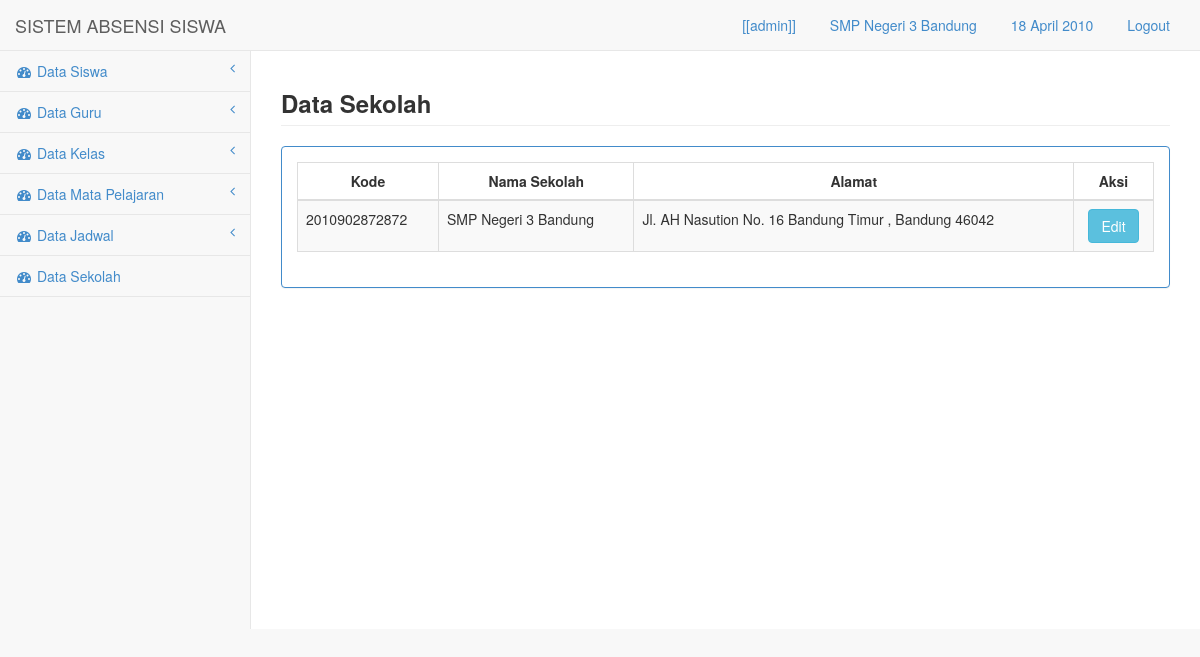
/media.php?module=sekolah (signed in), run on the app's committed database.
### tables this page shows
CREATE TABLE `sekolah` (
  `id` int(10) NOT NULL,
  `kode` varchar(50) NOT NULL,
  `nama` varchar(100) NOT NULL,
  `alamat` text NOT NULL
);

### config/fungsi.php (called while the page is built, shortened)
<?php
function tgl_ina($parameter){
$thn=substr($parameter,0,4);
$b=substr($parameter,5,2);
$tgl=substr($parameter,-2);
if($b==1) {$bln="Januari";}
else if($b==2) {$bln="Februari";}
else if($b==3) {$bln="Maret";}
else if($b==4) {$bln="April";}
$tanggal=$tgl . " ".$bln ." ".$thn;
return $tanggal;
}
?>

### module/sekolah/sekolah.php (the view, shortened to what this page needs)
            <div class="row">
                <div class="col-lg-12">
					<h3 class="page-header"><strong>Data Sekolah</strong></h3>
                </div>
            </div>
            <div class="row">
                <div class="col-lg-12">
                    <div class="panel panel-primary">
                        <div class="panel-body">
                            <div class="table-responsive">
                                <table class="table table-striped table-bordered table-hover">
                                    <thead>
                                        <tr>
                                            <th class="text-center">Kode</th>
                                            <th class="text-center">Nama Sekolah</th>
                                            <th class="text-center">Alamat</th>
                                            <th class="text-center">Aksi</th>
                                        </tr>
                                    </thead>
                                    <tbody>
<?php
	$sql=mysql_query("select * from sekolah");
	while($rs=mysql_fetch_array($sql)){
?>                                        <tr class="odd gradeX">
                                            <td><?php echo"$rs[kode]";  ?></td>
                                            <td ><?php echo"$rs[nama]";  ?></td>
                                            <td ><?php echo"$rs[alamat]";  ?></td>
                                        <td class="text-center"><a href="./././media.php?module=input_sekolah&act=edit_sekolah&id=<?php echo $rs['id'] ?>"><button type="button" class="btn btn-info">Edit</button></a></td>
                                        </tr>
<?php
}
?>
                                    </tbody>
                                </table>
                            </div>
                        </div>
                    </div>
                </div>
            </div>

### media.php (shortened to what this page needs)
<?php
if(!empty($_SESSION['nama'])){
$usre=$_SESSION['nama'];
$level=$_SESSION['level'];
$klss=$_SESSION['idk'];
$idd=$_SESSION['id'];
include "config/fungsi.php";
?>
<!DOCTYPE html>
<html>
<head>
    <link href="css/bootstrap.min.css" rel="stylesheet">
    <link href="font-awesome/css/font-awesome.css" rel="stylesheet">
    <link href="css/plugins/dataTables/dataTables.bootstrap.css" rel="stylesheet">
    <link href="css/sb-admin.css" rel="stylesheet">
</head>
<body>
    <div id="wrapper">
        <nav class="navbar navbar-default navbar-fixed-top" role="navigation" style="margin-bottom: 0">
            <div class="navbar-header">
                <a class="navbar-brand" href="media.php?module=home">SISTEM ABSENSI SISWA</a>
            </div>
            <ul class="nav navbar-top-links navbar-right">
                <li class="dropdown">
                    <a class="dropdown-toggle" data-toggle="dropdown" href="#">
<?php
if($level=="admin") {
echo "[[$usre]]";
}
elseif($level=="guru") {
echo "Guru: $usre";
}
else {
echo "Siswa: $usre";
}
?>
                   </a>
                </li>
       <li class="dropdown">
                    <a class="dropdown-toggle" data-toggle="dropdown" href="#">
<?php
if($level=="admin" OR $level=="guru"){
	$sqla=mysql_query("select * from sekolah where id='$idd'");
	$rsa=mysql_fetch_array($sqla);
echo "$rsa[nama]" ;
}else{
	$sql=mysql_query("select * from kelas where idk='$klss'");
	$rs=mysql_fetch_array($sql);
  $sqla=mysql_query("select * from sekolah where id='$idd'");
  $rsa=mysql_fetch_array($sqla);
echo "Kelas: $rs[nama] | $rsa[nama]";
}
?>
                   </a>
                </li>
                <li class="dropdown">
                    <a class="dropdown-toggle" data-toggle="dropdown" href="#">
<?php
$tgl_lengkap= tgl_ina(date("Y-m-d"));
if ($level=="guru") {
$hhari= hari_ina(date("l"));
echo "<b>$hhari, $tgl_lengkap</b>"; echo " | <label class='labelol' id='clock'></label>";
}
else {
  echo "$tgl_lengkap";
}
 ?>
                   </a>
                </li>
                <li class="dropdown">
                    <a class="dropdown-toggle" data-toggle="" href="logout.php">
<?php echo "Logout"; ?>
                   </a>
                </li>
            </ul>
            <div class="navbar-default navbar-static-side" role="navigation">
                <div class="sidebar-collapse">
                    <ul class="nav" id="side-menu">
<?php if($level=='admin'){ ?>
                        <li>
                            <a href="#"><i class="fa fa-dashboard fa-fw"></i> Data Siswa<span class="fa arrow"></span></a>
                        </li>
                        <li>
                            <a href="#"><i class="fa fa-dashboard fa-fw"></i> Data Guru<span class="fa arrow"></span></a>
                        </li>
<?php } ?>
<?php if($level=='admin'){ ?>
                        <li>
                            <a href="#"><i class="fa fa-dashboard fa-fw"></i> Data Kelas<span class="fa arrow"></span></a>
                        </li>
<?php } ?>
<?php if($level=='admin'){ ?>
                        <li>
                            <a href="#"><i class="fa fa-dashboard fa-fw"></i> Data Mata Pelajaran<span class="fa arrow"></span></a>
                        </li>
<?php } ?>
<?php if($level=='admin'){ ?>
                        <li>
                            <a href="#"><i class="fa fa-dashboard fa-fw"></i> Data Jadwal<span class="fa arrow"></span></a>
                        </li>
<?php } ?>
<?php if($level=='admin'){ ?>
                          <li>
                            <a href="media.php?module=sekolah"><i class="fa fa-dashboard fa-fw"></i> Data Sekolah</a>
                        </li>
<?php } ?>
                    </ul>
                </div>
            </div>
        </nav>
        <div id="page-wrapper">
<?php include "content.php";  ?>
        </div>
    </div>
</body>
</html>
<?php }
else {
  echo "<center><h2>Anda Harus Login Terlebih Dahulu</h2>
    <a href=index.php><b>Klik ini untuk Login</b></a></center>";
}
?>

### css/sb-admin.css (style rules this page uses)
body { padding-top: 100px; background-color: #f8f8f8; }
@media (min-width:768px) { body { padding-top: 50px; } }
#wrapper { width: 100%; height:100%; }
#page-wrapper { padding: 0 15px; min-height: 579px; height:100%; background-color: #fff; }
@media (min-width:768px) { #page-wrapper { position: inherit; margin: 0 0 0 250px; padding: 0 30px; height:100%; border-left: 1px solid #e7e7e7; } }
.navbar-top-links li { display: inline-block; }
.navbar-top-links li:last-child { margin-right: 15px; }
.navbar-top-links li a { padding: 15px; min-height: 50px; }
.navbar-static-side ul li { border-bottom: 1px solid #e7e7e7; }
.arrow { float: right; }
.fa.arrow:before { content: "\f104"; }
@media (min-width:768px) { .navbar-static-side { z-index: 1; position: absolute; width: 250px; margin-top: 51px; } }

### data on the page
sekolah: nama "SMP Negeri 3 Bandung", kode "2010902872872", alamat "Jl. AH Nasution No. 16 Bandung Timur , Bandung 46042"

### other printed values
$usre "admin"
$tgl_lengkap "18 April 2010"
